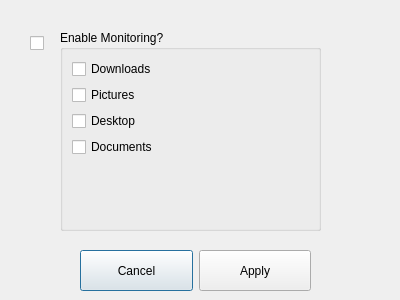
<?xml version="1.0" encoding="UTF-8"?>
<ui version="4.0">
 <class>Settings</class>
 <widget class="QDialog" name="Settings">
  <property name="geometry">
   <rect>
    <x>0</x>
    <y>0</y>
    <width>400</width>
    <height>300</height>
   </rect>
  </property>
  <property name="windowTitle">
   <string>Dialog</string>
  </property>
  <widget class="QWidget" name="horizontalLayoutWidget">
   <property name="geometry">
    <rect>
     <x>80</x>
     <y>250</y>
     <width>231</width>
     <height>41</height>
    </rect>
   </property>
   <layout class="QHBoxLayout" name="horizontalLayout">
    <item>
     <widget class="QPushButton" name="cancelBTN">
      <property name="sizePolicy">
       <sizepolicy hsizetype="Minimum" vsizetype="Preferred">
        <horstretch>0</horstretch>
        <verstretch>0</verstretch>
       </sizepolicy>
      </property>
      <property name="text">
       <string>Cancel</string>
      </property>
     </widget>
    </item>
    <item>
     <widget class="QPushButton" name="applyBTN">
      <property name="sizePolicy">
       <sizepolicy hsizetype="Minimum" vsizetype="Preferred">
        <horstretch>0</horstretch>
        <verstretch>0</verstretch>
       </sizepolicy>
      </property>
      <property name="text">
       <string>Apply</string>
      </property>
     </widget>
    </item>
   </layout>
  </widget>
  <widget class="QGroupBox" name="groupBox">
   <property name="geometry">
    <rect>
     <x>60</x>
     <y>30</y>
     <width>261</width>
     <height>201</height>
    </rect>
   </property>
   <property name="title">
    <string>Enable Monitoring?</string>
   </property>
   <layout class="QFormLayout" name="formLayout">
    <item row="0" column="0" colspan="2">
     <widget class="QCheckBox" name="downCheckBox">
      <property name="text">
       <string>Downloads</string>
      </property>
     </widget>
    </item>
    <item row="1" column="0" colspan="2">
     <widget class="QCheckBox" name="picCheckBox">
      <property name="text">
       <string>Pictures</string>
      </property>
     </widget>
    </item>
    <item row="2" column="0" colspan="2">
     <widget class="QCheckBox" name="deskCheckBox">
      <property name="text">
       <string>Desktop</string>
      </property>
     </widget>
    </item>
    <item row="3" column="0">
     <widget class="QCheckBox" name="docCheckBox">
      <property name="text">
       <string>Documents</string>
      </property>
     </widget>
    </item>
   </layout>
  </widget>
  <widget class="QCheckBox" name="monitorCheckBox">
   <property name="geometry">
    <rect>
     <x>30</x>
     <y>30</y>
     <width>21</width>
     <height>26</height>
    </rect>
   </property>
   <property name="text">
    <string/>
   </property>
  </widget>
 </widget>
 <resources/>
 <connections/>
</ui>
